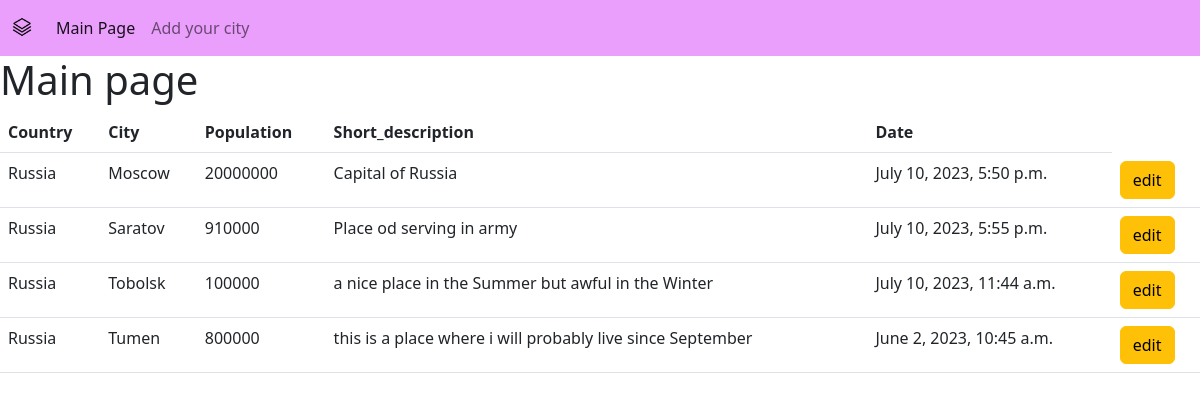
The page / on the database its author committed.
### main/models.py (models this page shows, shortened)
class City(models.Model):
    country = models.CharField('Country', max_length=50)
    city = models.CharField('City', max_length=50)
    population = models.IntegerField()
    short_description = models.CharField('Country', max_length=250)
    date = models.DateTimeField('Date')
    class Meta:
        verbose_name = "City"
        verbose_name_plural = 'Cities'

### main/views.py (the view)
# urls.py: path('', views.index, name='home'),
def index(request):
    city = City.objects.order_by('city')
    return render(request, 'main/index.html', {'city': city})

### main/templates/main/index.html (shortened to what this page needs)
{% extends 'main/layout.html' %}
{% block content %}
<h1>Main page</h1>
<table class="table">
  <thead>
    <tr>
      <th scope="col">Country</th>
      <th scope="col">City</th>
      <th scope="col">Population</th>
      <th scope="col">Short_description</th>
      <th scope="col">Date</th>
    </tr>
  </thead>
      {% for item in city %}
          <tbody>
            <tr>
              <td>{{ item.country }}</td>
              <td>{{ item.city }}</td>
              <td>{{ item.population }}</td>
              <td>{{ item.short_description }}</td>
              <td>{{ item.date }}</td>
              <td><a href="{% url 'details' item.id %}" class="btn btn-warning">edit</a></td>
            </tr>
          </tbody>
      {% endfor %}
</table>
{% endblock %}

### main/templates/main/layout.html (shortened to what this page needs)
{% load static %}
<!doctype html>
<html lang="en">
<head>
    <link rel="stylesheet" href="https://cdn.jsdelivr.net/npm/bootstrap@5.2.3/dist/css/bootstrap.min.css">
    <link rel="stylesheet" href="{% static 'main/css/main.css' %}">
</head>
<body>
        <nav class="navbar navbar-expand-lg">
          <div class="container-fluid">
            <a class="navbar-brand" href="#"><img src="{% static 'main/img/layer.png' %}"></a>
                  <div class="collapse navbar-collapse" id="navbarNav">
                    <ul class="navbar-nav">
                         <li class="nav-item">
                            <a class="nav-link active" aria-current="page" href="{% url 'home' %}">Main Page</a>
                         </li>
                         <li class="nav-item">
                            <a class="nav-link" href="{% url 'add_city' %}">Add your city</a>
                         </li>
                     </ul>
                  </div>
            </div>
       </nav>
       <main>
            {% block content %}
            {% endblock %}
       </main>
</body>
</html>

### main/static/main/css/main.css (style rules this page uses)
nav { background: #ea9ffc; }
.navbar-brand img { width: 20px; position: relative; top: -3px; }

### rows shown on the page
City: country "Russia", city "Moscow", population "20000000", short_description "Capital of Russia", date "July 10, 2023, 5:50 p.m."
City: country "Russia", city "Saratov", population "910000", short_description "Place od serving in army", date "July 10, 2023, 5:55 p.m."
City: country "Russia", city "Tobolsk", population "100000", short_description "a nice place in the Summer but awful in the Winter", date "July 10, 2023, 11:44 a.m."
City: country "Russia", city "Tumen", population "800000", short_description "this is a place where i will probably live since September", date "June 2, 2023, 10:45 a.m."
